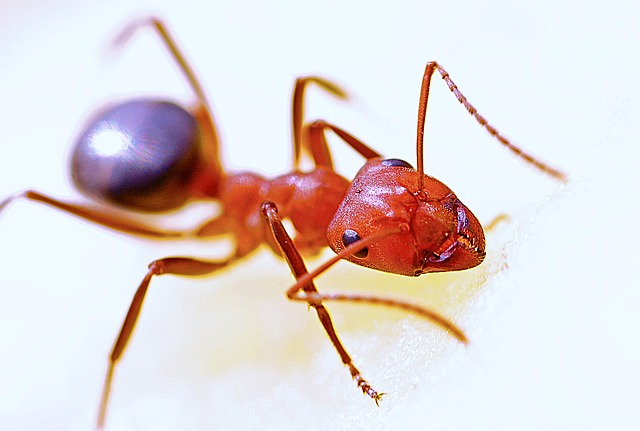
#> input picture Files/ant.jpg, 640 x 431 px
$ python contours.py
#> lines starting #> are read from the running program, lines starting #| are printed output that depends on the picture; after the words box and inside, x2 and y2 are one past the last pixel; in counts of white or black regions, pixels touching at a corner belong together
import cv2

img = cv2.imread("Files/ant.jpg")
#> img is the input picture: shape (431, 640, 3); mean B, G, R 212.9, 213.6, 225.1
gray = cv2.cvtColor(img,cv2.COLOR_BGR2GRAY)
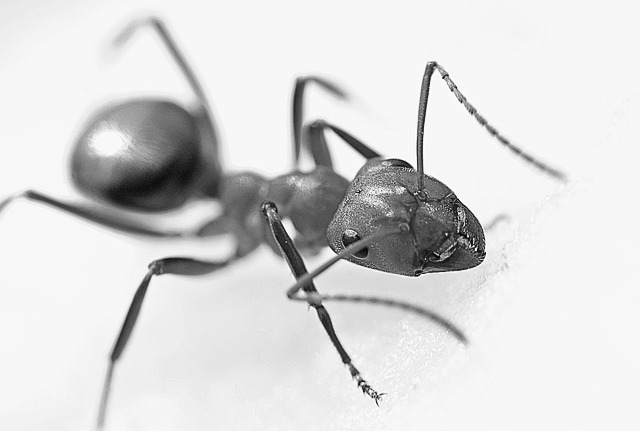
#> gray: shape (431, 640); min 5, max 255, mean 217
thresh, result = cv2.threshold(gray, 215, 255, cv2.THRESH_BINARY)
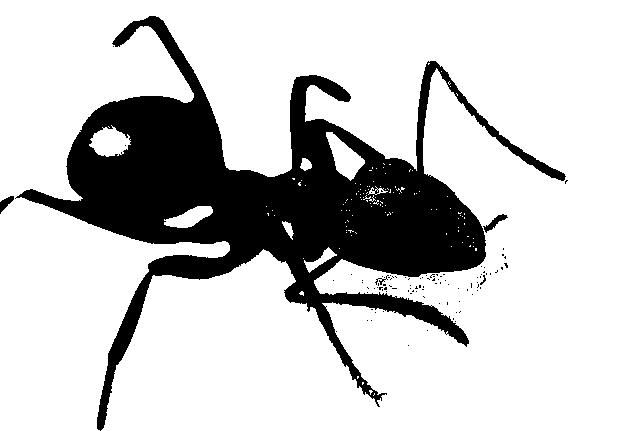
#> result: shape (431, 640); 79% white; 98 black regions (93 under 20 px)

contours, hierarchy = cv2.findContours(result,cv2.RETR_TREE,cv2.CHAIN_APPROX_NONE)
#> contours = 240 contours, 229 with area under 20; largest, box (x1, y1, x2, y2) and area: (0, 0, 640, 431) 212524, (326, 132, 365, 181) 853, (89, 125, 131, 157) 797, (164, 206, 213, 228) 546, (304, 247, 337, 273) 225
cv2.drawContours(img, contours, -1, (0,255,0),2)
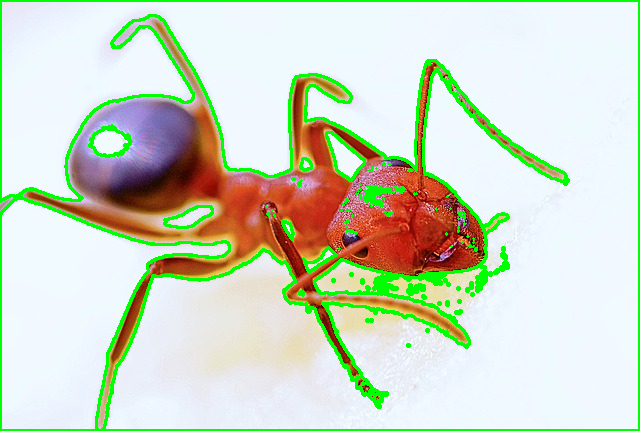
#> img: shape (431, 640, 3); 7.78% of pixels changed, all inside (x1, y1, x2, y2) = (0, 0, 640, 431)
cv2.imshow("Output", img)
cv2.waitKey(0)
cv2.destroyAllWindows()
